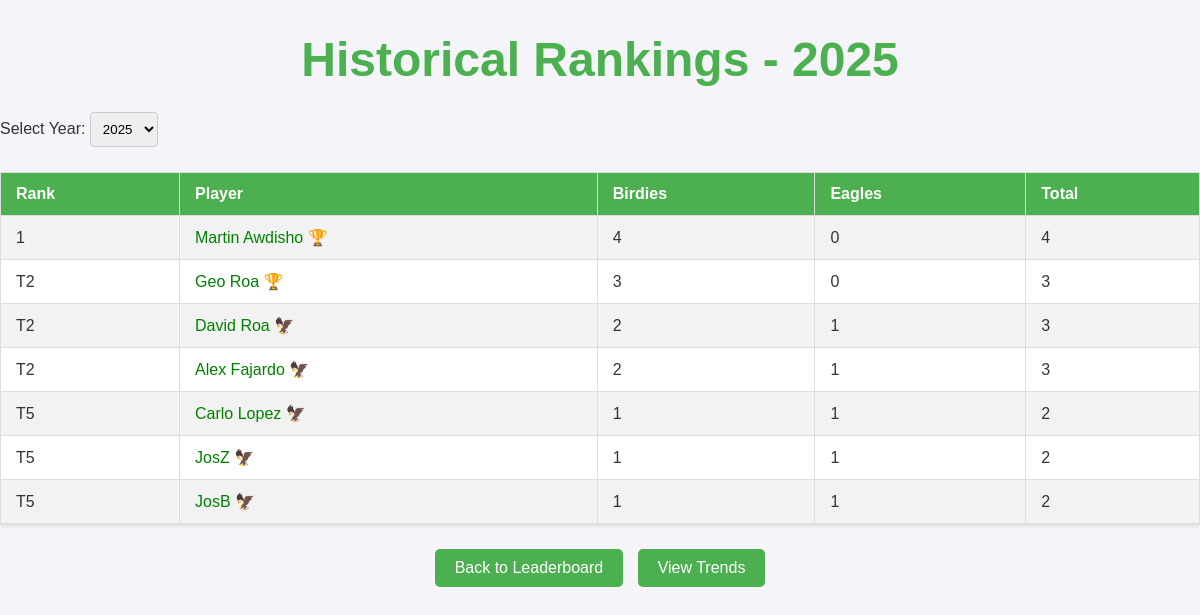
The app's page /history with its own data.
### models.py (models this page shows, shortened)
class Player(db.Model):
    id = db.Column(db.Integer, primary_key=True)
    name = db.Column(db.String(100), nullable=False)
    has_trophy = db.Column(db.Boolean, default=False)
    permanent_emojis = db.Column(db.String(100), default='')
    birdies = db.relationship('Birdie', backref='player', lazy=True)

### routes.py (the view, shortened to what this page needs)
@bp.route("/history", methods=["GET"])
def history():
    current_year = datetime.now().year
    selected_year = request.args.get('year', current_year, type=int)
    if selected_year == current_year:
        players = db.session.query(
            Player,
            func.count(Birdie.id).label('birdie_count'),
            func.sum(case((Birdie.is_eagle == True, 1), else_=0)).label('eagle_count')
        ).outerjoin(
            Birdie,
            (Player.id == Birdie.player_id) & (Birdie.year == selected_year)
        ).group_by(Player.id).having(
            func.count(Birdie.id) > 0
        ).all()
    leaderboard = []
    for player_data in players:
        if selected_year == current_year:
            player, birdie_count, eagle_count = player_data
            has_trophy = "🏆" in (player.permanent_emojis or "")
        else:
            player, birdie_count, eagle_count, has_trophy = player_data
        total = birdie_count + eagle_count
        leaderboard.append((
            total,  # Store total for sorting
            player.name,
            birdie_count,
            player.id,
            "🏆" if has_trophy else "",
            eagle_count
        ))
    sorted_leaderboard = sorted(leaderboard, key=lambda x: x[0], reverse=True)
    final_leaderboard = []
    prev_total = None
    current_rank = 0
    players_at_rank = 1
    for idx, entry in enumerate(sorted_leaderboard):
        total = entry[0]
        if total != prev_total:
            current_rank = idx + 1
            players_at_rank = 1
        else:
            players_at_rank += 1
            if players_at_rank == 2 and final_leaderboard:
                prev_entry = final_leaderboard[-1]
                final_leaderboard[-1] = (f"T{current_rank}", *prev_entry[1:])
        rank_display = f"T{current_rank}" if players_at_rank > 1 else str(current_rank)
        prev_total = total
        final_leaderboard.append((
            rank_display,
            entry[1],  # name
            entry[2],  # birdies
            entry[3],  # player_id
            entry[4],  # trophy
            entry[5],   # eagles
            "🦅" if entry[5] > 0 else ""  # eagle emoji for display
        ))
    db_years = db.session.query(
        db.distinct(Birdie.year)
    ).filter(
        Birdie.year.isnot(None)
    ).union(
        db.session.query(
            db.distinct(HistoricalTotal.year)
        ).filter(
            HistoricalTotal.year.isnot(None),
            db.or_(
                HistoricalTotal.birdies > 0,
                HistoricalTotal.eagles > 0
            )
        )
    ).all()
    years = [year[0] for year in db_years]
    if current_year not in years:
        years.append(current_year)
    years = sorted(list(set(years)), reverse=True)
    return render_template(
        "history.html",
        leaderboard=final_leaderboard,
        selected_year=selected_year,
        years=years
    )

### templates/history.html (shortened to what this page needs)
<!DOCTYPE html>
<html lang="en">
<head>
    <link rel="stylesheet" href="{{ url_for('static', filename='styles.css') }}">
</head>
<body>
    <div class="container">
        <h1>Historical Rankings - {{ selected_year }}</h1>
        <form method="GET" action="{{ url_for('main.history') }}">
            <label for="year">Select Year:</label>
            <select name="year" id="year" onchange="this.form.submit()">
                {% for year in years %}
                <option value="{{ year }}" {% if year == selected_year %}selected{% endif %}>{{ year }}</option>
                {% endfor %}
            </select>
        </form>
        <table>
            <tr>
                <th>Rank</th>
                <th>Player</th>
                <th>Birdies</th>
                <th>Eagles</th>
                <th>Total</th>
            </tr>
            {% for rank_display, player_name, birdies, player_id, trophy, eagles, eagle_emoji in leaderboard %}
            <tr>
                <td>{{ rank_display }}</td>
                <td>
                    <a href="{{ url_for('main.player_birdie_records', player_id=player_id) }}?year={{ selected_year }}" style="color: green;">
                        {{ player_name }}
                    </a>
                    {{ eagle_emoji }}{{ trophy|safe }}
                </td>
                <td>{{ birdies|int }}</td>
                <td>{{ eagles|int }}</td>
                <td>{{ (birdies|int) + (eagles|int) }}</td>
            </tr>
            {% endfor %}
        </table>
        <div class="button-container">
            <a href="{{ url_for('main.leaderboard') }}" class="button">Back to Leaderboard</a>
            <a href="{{ url_for('main.trends') }}" class="button">View Trends</a>
        </div>
    </div>
</body>
</html>

### static/styles.css (style rules this page uses)
body { margin: 0; padding: 0; font-family: 'Arial', sans-serif; background-color: #f4f4f9; color: #333; font-family: Arial, sans-serif; }
h1 { font-size: 3em; margin-bottom: 20px; color: #4CAF50; text-align: center; }
.button-container { text-align: center; margin-top: 20px; }
.button { display: inline-block; padding: 10px 20px; margin: 5px; background-color: #4CAF50; color: white; text-decoration: none; border-radius: 5px; }
table { width: 100%; border-collapse: collapse; margin: 20px 0; background-color: #fff; box-shadow: 0 2px 4px rgba(0, 0, 0, 0.1); }
th { background-color: #4CAF50; color: white; padding: 12px; text-align: left; font-weight: bold; }
td { padding: 12px; border-bottom: 1px solid #ddd; }
tr:nth-child(even) { background-color: #f2f2f2; }
tr:nth-child(odd) { background-color: #ffffff; }
td, th { padding: 12px 15px; }
table a { color: #2c662d; text-decoration: none; }
table, th, td { border: 1px solid #ddd; }
form { display: inline; }
input[type="text"], input[type="date"], select { padding: 8px; margin: 5px 0; border: 1px solid #ccc; border-radius: 4px; }

### records on screen
Player: id "1", name "Martin Awdisho", permanent_emojis "🏆", birdies "4", has_trophy "0", value "4"
Player: rank_display "T2", name "Geo Roa", permanent_emojis "🏆", birdies "3", has_trophy "0", value "3"
Player: rank_display "T2", name "David Roa", permanent_emojis "🦅", birdies "2", eagles "1", (birdies|int)+(eagles|int) "3"
Player: rank_display "T2", name "Alex Fajardo", permanent_emojis "🦅", birdies "2", eagles "1", value "3"
Player: rank_display "T5", name "Carlo Lopez", permanent_emojis "🦅", birdies "1", eagles "1", value "2"
Player: rank_display "T5", name "JosZ", permanent_emojis "🦅", birdies "1", eagles "1", value "2"
Player: rank_display "T5", name "JosB", permanent_emojis "🦅", birdies "1", eagles "1", value "2"

### other values on screen
{{ selected_year }} "2025"
form field year "2025"
